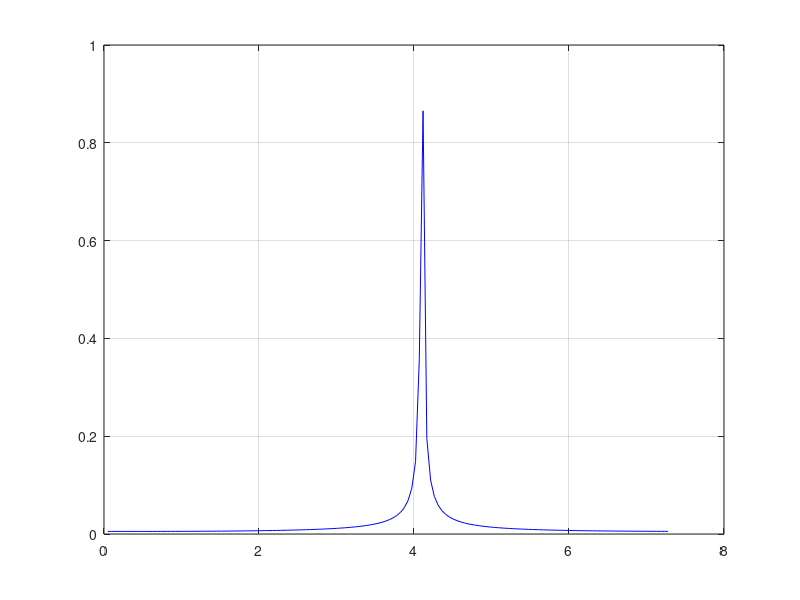

MATLAB code to generate this figure:
clear;
al = 4;
N = 150;
d = 4;
lam = 0.5;
for i = 1:N
    X(i) =1*exp(j*((2*pi*i*d*sin(al*pi/180))/lam));
end
Yf =abs( fft(X,N));
Yf = Yf./N;
alph = 180/pi*asin([1:N]*lam/d/(N-2));
figure
%hold on
plot(alph,Yf,'b');
grid on
for alp = 1:20
    Y(alp)=0;
    for n = 1:N-1
        Y(alp)=Y(alp)+X(n)*exp(-j*(2*pi*n*d*sin(alp*pi/180))/lam);
        
    end
end
%figure
%plot([1:20],abs(Y))
%grid on